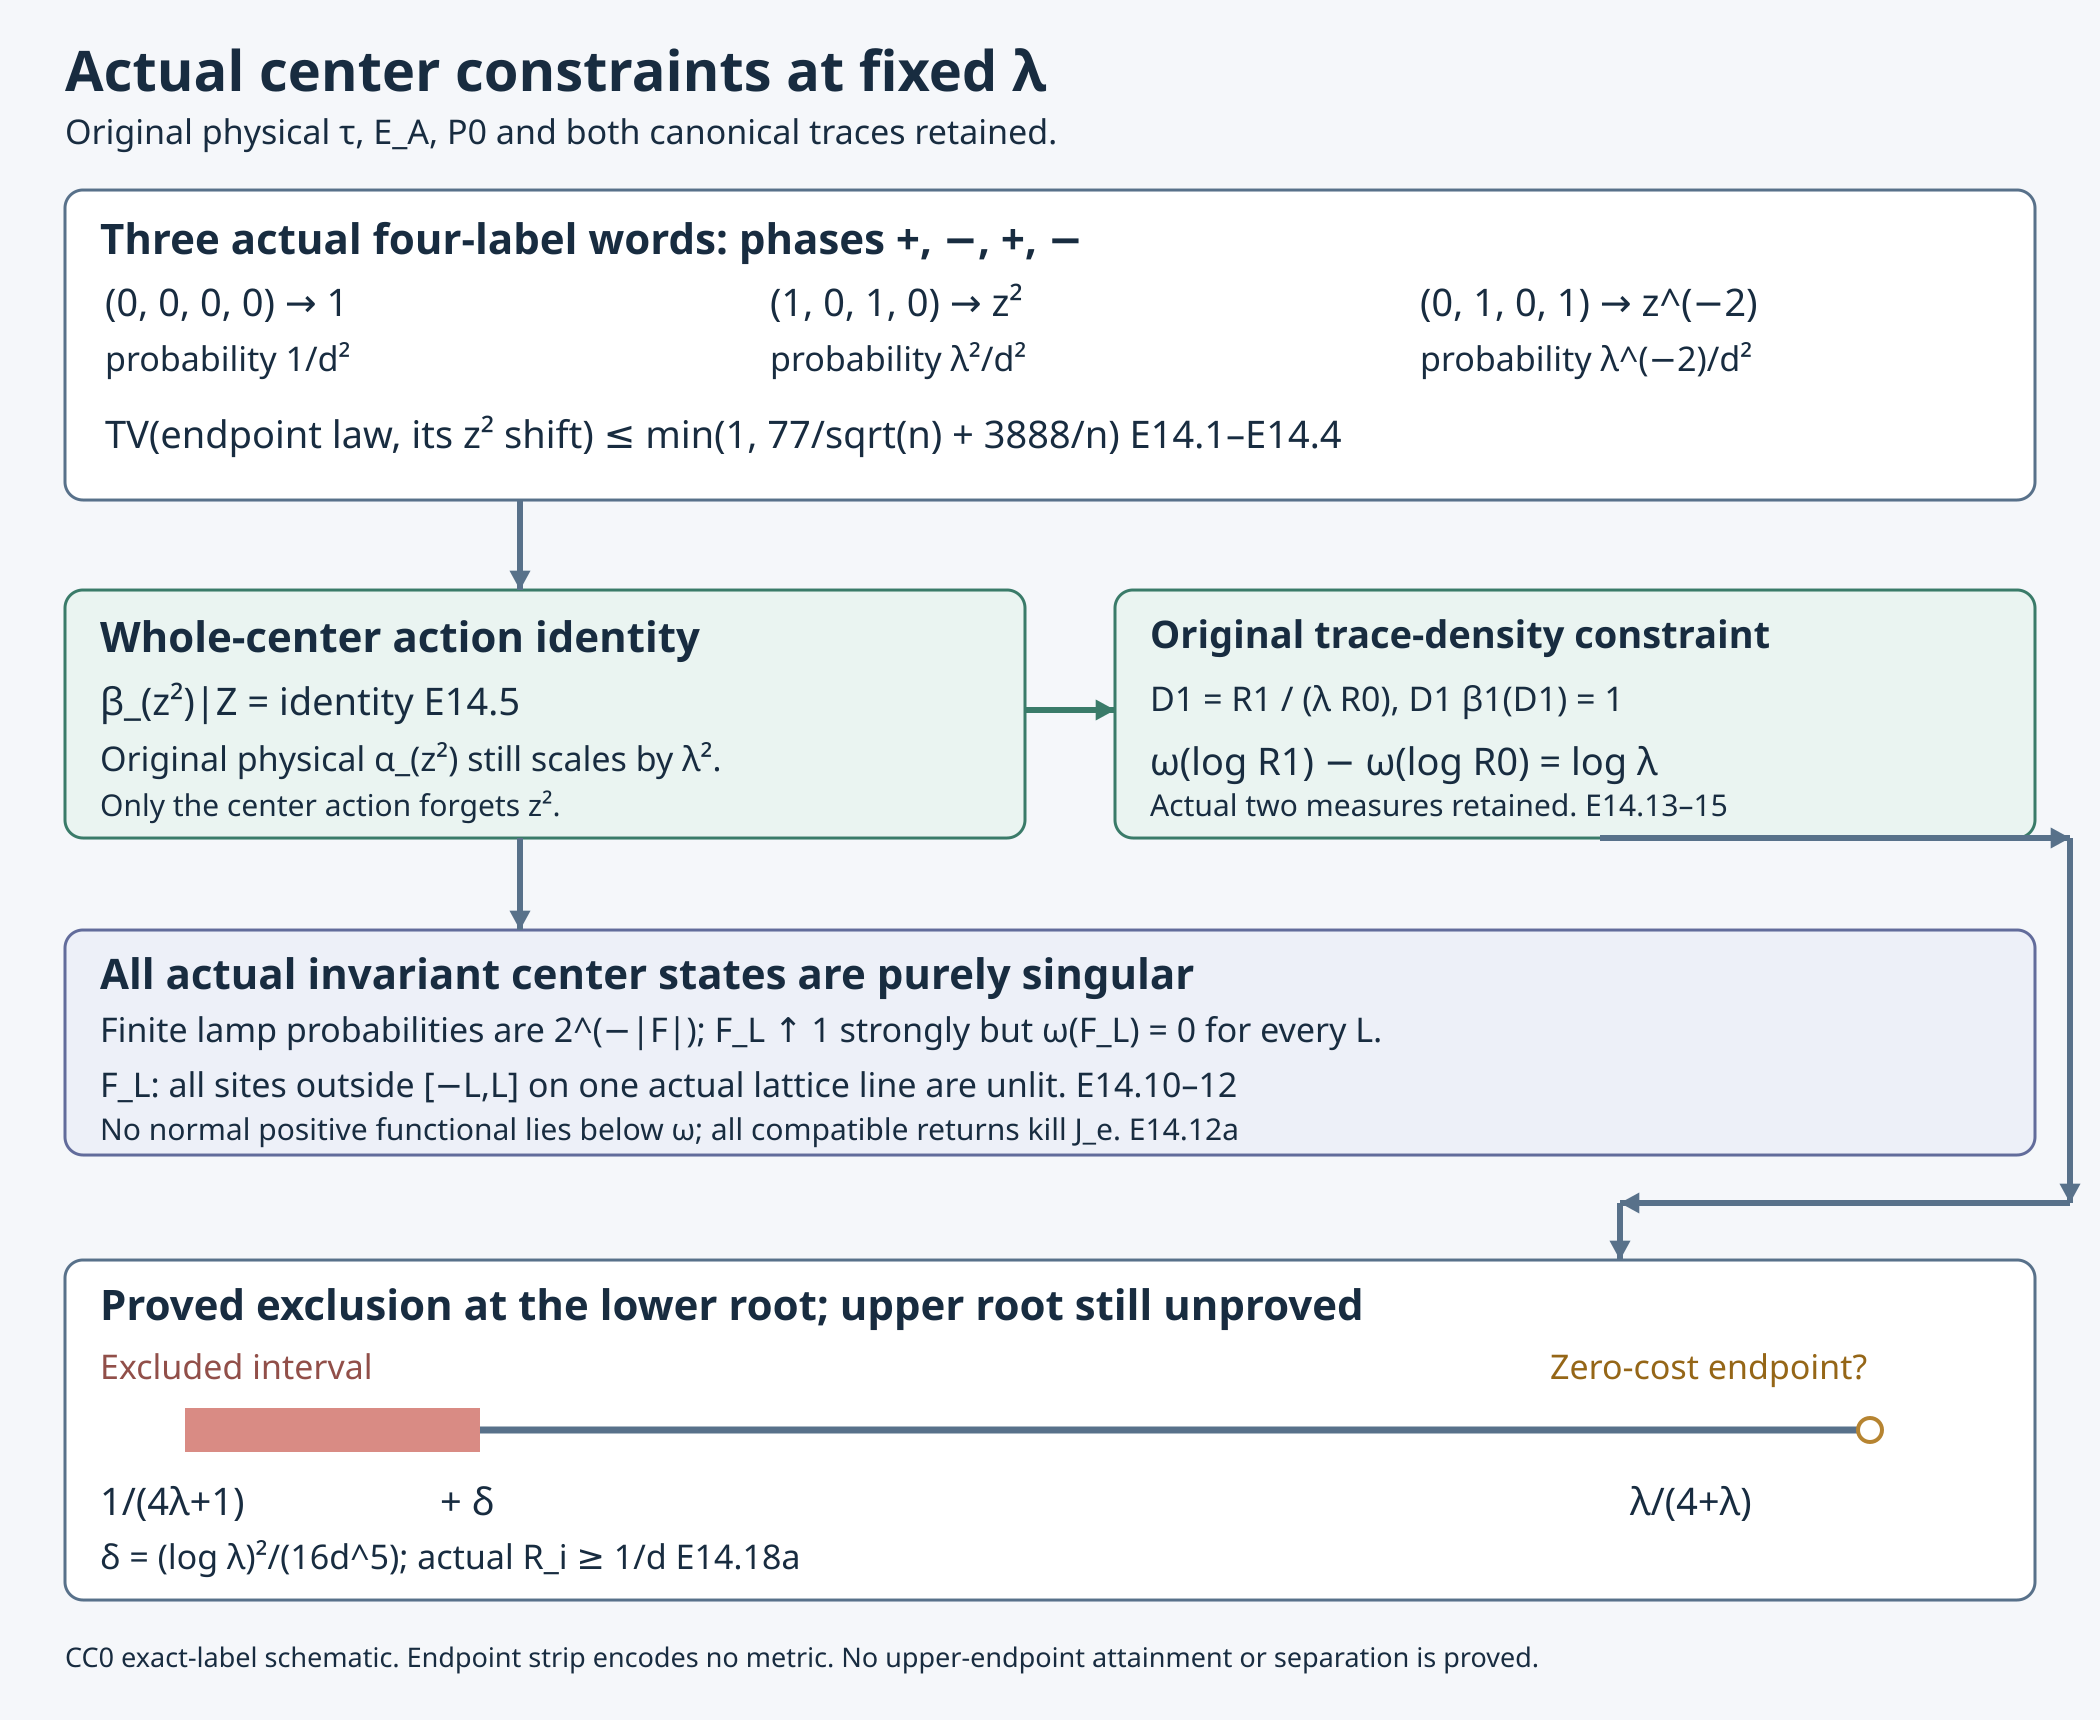

The script that saved this image:
"""CC0 exact-label schematic of E14.1-E14.18; endpoint strip has no metric."""
from pathlib import Path
from html import escape
from PIL import Image,ImageDraw,ImageFont
import math

here=Path(__file__).resolve().parent
W,H=2100,1720
im=Image.new("RGB",(W,H),"#f5f7fa")
dr=ImageDraw.Draw(im)
def font(size,bold=False):
    names=("segoeuib.ttf","DejaVuSans-Bold.ttf","arialbd.ttf") if bold else ("segoeui.ttf","DejaVuSans.ttf","arial.ttf")
    for name in names:
        try:return ImageFont.truetype(name,size)
        except OSError:pass
    raise RuntimeError("Install Segoe UI, DejaVu Sans or Arial to reproduce this diagram.")
fonts={n:font(n) for n in (27,30,34,38,42,48,56)}
bolds={n:font(n,True) for n in (30,34,38,42,48,56)}
svg=[f'<svg xmlns="http://www.w3.org/2000/svg" width="{W}" height="{H}" viewBox="0 0 {W} {H}">',
     f'<rect width="{W}" height="{H}" fill="#f5f7fa"/>']

def text(x,y,s,n=34,color="#182c40",bold=False):
    dr.text((x,y),s,font=(bolds[n] if bold else fonts[n]),fill=color)
    svg.append(f'<text x="{x}" y="{y+n}" font-family="Segoe UI, sans-serif" font-size="{n}" fill="{color}" font-weight="{700 if bold else 400}">{escape(s)}</text>')

def box(x,y,w,h,fill="#ffffff",border="#58718a"):
    dr.rounded_rectangle((x,y,x+w,y+h),radius=18,fill=fill,outline=border,width=3)
    svg.append(f'<rect x="{x}" y="{y}" width="{w}" height="{h}" rx="18" fill="{fill}" stroke="{border}" stroke-width="3"/>')

def arrow(x1,y1,x2,y2,color="#58718a"):
    dr.line((x1,y1,x2,y2),fill=color,width=6)
    a=math.atan2(y2-y1,x2-x1)
    pts=[(x2,y2),(x2-22*math.cos(a-.5),y2-22*math.sin(a-.5)),(x2-22*math.cos(a+.5),y2-22*math.sin(a+.5))]
    dr.polygon(pts,fill=color)
    svg.append(f'<path d="M{x1},{y1} L{x2},{y2}" fill="none" stroke="{color}" stroke-width="6"/>')
    svg.append(f'<polygon points="{" ".join(f"{x},{y}" for x,y in pts)}" fill="{color}"/>')

text(65,35,"Actual center constraints at fixed λ",56,bold=True)
text(65,110,"Original physical τ, E_A, P0 and both canonical traces retained.",34)
box(65,190,1970,310)
text(100,212,"Three actual four-label words: phases +, −, +, −",42,bold=True)
text(105,278,"(0, 0, 0, 0) → 1",38)
text(770,278,"(1, 0, 1, 0) → z²",38)
text(1420,278,"(0, 1, 0, 1) → z^(−2)",38)
text(105,337,"probability 1/d²",34)
text(770,337,"probability λ²/d²",34)
text(1420,337,"probability λ^(−2)/d²",34)
text(105,410,"TV(endpoint law, its z² shift) ≤ min(1, 77/sqrt(n) + 3888/n)       E14.1–E14.4",38)

box(65,590,960,248,fill="#eaf4f1",border="#3a7b69")
text(100,610,"Whole-center action identity",42,bold=True)
text(100,677,"β_(z²)|Z = identity       E14.5",38)
text(100,737,"Original physical α_(z²) still scales by λ².",34)
text(100,786,"Only the center action forgets z².",30)
box(1115,590,920,248,fill="#eaf4f1",border="#3a7b69")
text(1150,610,"Original trace-density constraint",38,bold=True)
text(1150,677,"D1 = R1 / (λ R0),  D1 β1(D1) = 1",34)
text(1150,737,"ω(log R1) − ω(log R0) = log λ",38)
text(1150,786,"Actual two measures retained.       E14.13–15",30)
arrow(520,500,520,590)
arrow(1025,710,1115,710,color="#3a7b69")

box(65,930,1970,225,fill="#edf0f8",border="#626c9b")
text(100,947,"All actual invariant center states are purely singular",42,bold=True)
text(100,1008,"Finite lamp probabilities are 2^(−|F|); F_L ↑ 1 strongly but ω(F_L) = 0 for every L.",34)
text(100,1063,"F_L: all sites outside [−L,L] on one actual lattice line are unlit.       E14.10–12",34)
text(100,1110,"No normal positive functional lies below ω; all compatible returns kill J_e.       E14.12a",30)
arrow(520,838,520,930)

box(65,1260,1970,340)
text(100,1278,"Proved exclusion at the lower root; upper root still unproved",42,bold=True)
dr.line((185,1430,1870,1430),fill="#58718a",width=7)
svg.append('<path d="M185,1430 L1870,1430" stroke="#58718a" stroke-width="7"/>')
dr.rectangle((185,1408,480,1452),fill="#d98b84")
svg.append('<rect x="185" y="1408" width="295" height="44" fill="#d98b84"/>')
dr.ellipse((1858,1418,1882,1442),fill="#ffffff",outline="#b68431",width=4)
svg.append('<circle cx="1870" cy="1430" r="12" fill="white" stroke="#b68431" stroke-width="4"/>')
text(100,1345,"Excluded interval",34,color="#914f49")
text(1550,1345,"Zero-cost endpoint?",34,color="#956617")
text(100,1477,"1/(4λ+1)",38)
text(440,1477,"+ δ",38)
text(1630,1477,"λ/(4+λ)",38)
text(100,1535,"δ = (log λ)²/(16d^5); actual R_i ≥ 1/d       E14.18a",34)
arrow(1600,838,2070,838)
arrow(2070,838,2070,1203)
arrow(2070,1203,1620,1203)
arrow(1620,1203,1620,1260)
text(65,1640,"CC0 exact-label schematic. Endpoint strip encodes no metric. No upper-endpoint attainment or separation is proved.",27)
svg.append("</svg>")
im.save(here/"actual-center-action-and-singularity-v15.png")
(here/"actual-center-action-and-singularity-v15.svg").write_text("\n".join(svg),encoding="utf-8")
print("Wrote 2100 x 1720 PNG/SVG.")
